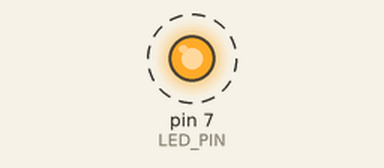
Bench run of a sketch on a simulated Arduino Uno, built with avr-gcc and run on an emulated ATmega328P. On the bench: output pins drawn as LEDs (lit = HIGH). Dashed ring = blinking. What the sketch prints to the serial monitor is not drawn.

Above: at 0.5 s.
Timing chart, 0 to 4.6 s (numbered marks = the images above):
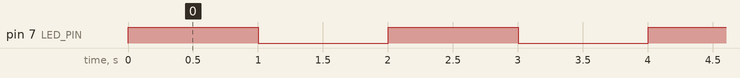

Measured:
- by itself, pin 7 (LED_PIN): alternates HIGH for 1.0 s and LOW for 1.0 s

The sketch:

Hello-World-2.ino
```cpp
// (licence header left out)
//
// We are using the LED that is connected to D7 (PB7, physical pin 8, SCK) pin.
//
#define LED_PIN 7

void setup() {
  //
  // Initialize the serial port.
  //
  Serial.begin(500000);

  //
  // Wait for serial port to connect.
  //
  while (!Serial) {}
  Serial.println("Serial port initialized.");

  //
  // Initialize the LED pin.
  //
  pinMode(LED_PIN, OUTPUT);
  Serial.println("LED pin initialized.");

  //
  // Setup has completed.
  //
  Serial.println("Ready.");
}

void loop() {
  //
  // Turn the LED on and wait one second.
  //
  digitalWrite(LED_PIN, HIGH);
  Serial.println("LED on.");
  delay(1000);

  //
  // Turn the LED off and wait one second.
  //
  digitalWrite(LED_PIN, LOW);
  Serial.println("LED off.");
  delay(1000);
}
```
